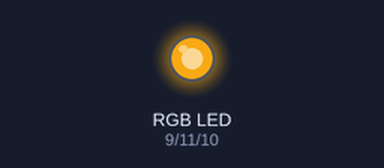
A sketch run on a simulated Arduino Uno, built with avr-gcc and run on an emulated ATmega328P. On the bench: an RGB LED mixed from three pins (HIGH = lit). Dim RGB values are drawn brighter than linear; random numbers use the default seed unless the sketch sets one.

Above: at 0.1 s.
At 4.6 s:
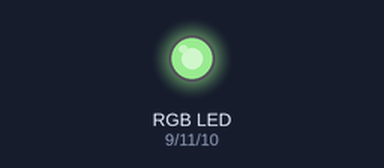
At 9.6 s:
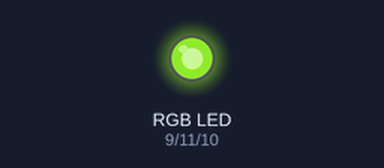
At 19.1 s:
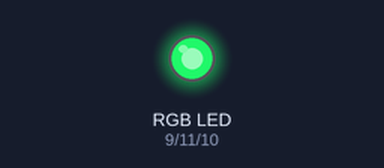
At 28.6 s:
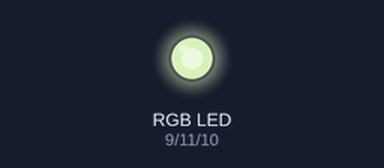
At 39.1 s:
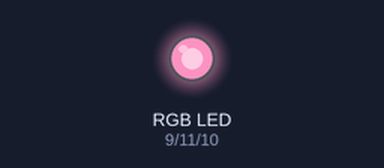
Timing chart, 0 to 40.0 s (numbered marks = the images above):
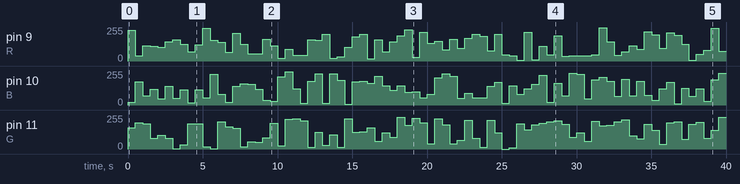

Measured:
- by itself, pin 9 (R): 0/255 → 232/255 at 0.00 s, → 38/255 0.50 s later, → 114/255 0.50 s later, → 109/255 0.50 s later, … (80 changes in this stretch)
- by itself, pin 10 (B): 0/255 → 19/255 at 0.00 s, → 175/255 0.50 s later, → 68/255 0.50 s later, → 120/255 0.50 s later, … (80 changes in this stretch)

The sketch:

disco_isigi.ino
```cpp
int R = 9;
int B = 10;
int G = 11;

void setup()
{
  pinMode(R, OUTPUT);
  pinMode(B, OUTPUT);
  pinMode(G, OUTPUT);
  Serial.begin(9600);
}

void loop()
{
  int rdeger = random(0,255);
  int bdeger = random(0,255);
  int gdeger = random(0,255);

  analogWrite(R, rdeger);
  analogWrite(B, bdeger);
  analogWrite(G, gdeger);
  delay(500);
}
```
